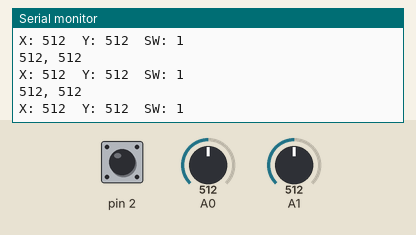
This sketch was run on a simulated Arduino Uno, built with avr-gcc and run on an emulated ATmega328P. On the bench: the last lines printed to the serial monitor. The test bench sets the inputs (shaded band); at power-on: A1 = 512, A0 = 512, pin 2 HIGH.

Above: at 2.7 s.
2.8 s: A1 set to 105
At 2.88 s:
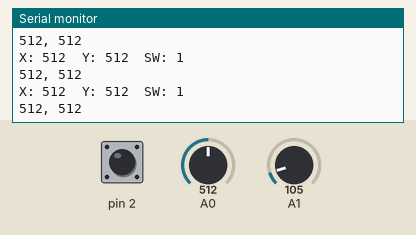
5.8 s: A1 set to 93
At 5.88 s:
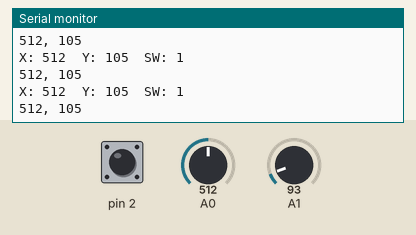
8.8 s: A0 set to 982
At 8.87 s:
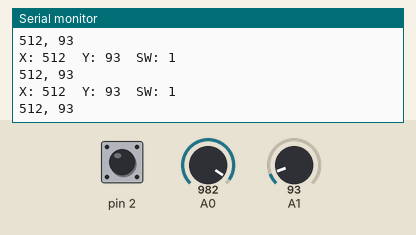
11.8 s: A0 set to 1018
At 11.86 s:
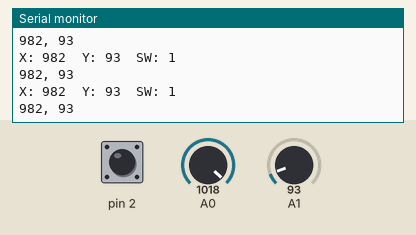
Timing chart, 0 to 14.8 s (numbered marks = the images above; inputs shaded):
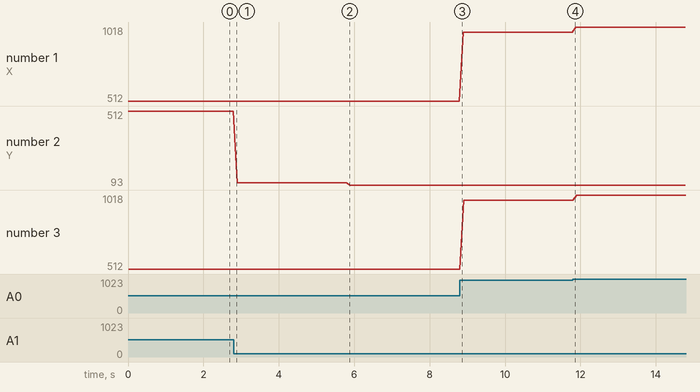

The sketch:

lcd-joystick.ino
```cpp
#include <LiquidCrystal.h>


// 変数の生成とPINの割り当て
// rs:7 en:8 d4:9 d5:10 d6:11 d7:12　に対応
LiquidCrystal lcd(7, 8, 9, 10, 11, 12);


//x軸方向の値
int x_value;

//y軸方向の値
int y_value;

//スイッチの状態を見る変数(押されていない:1 押されている:0)
bool switch_flag;

void setup() {

  //VRxに繋いだピン(A0)をを入力ピンとして設定する(デフォルト設定なので省略しても良い)
  pinMode(A0,INPUT);

  //VRyに繋いだピン(A1)をを入力ピンとして設定する(デフォルト設定なので省略しても良い)
  pinMode(A1,INPUT);

  //SWに繋いだピン(2)をプルアップ付きの入力ピンとして設定する
  pinMode(2,INPUT_PULLUP);

  //シリアル通信の初期処理を行う
  Serial.begin(9600);
}

void loop() {

  //x軸方向とy軸方向の値を取得する
  x_value=analogRead(A0);
  y_value=analogRead(A1);

  //スイッチの状態を取得する
  switch_flag=digitalRead(2);

  //x軸方向とy軸方向の値、スイッチの状態を表示する
  Serial.print("X: ");
  Serial.print(x_value);
  Serial.print("  Y: ");
  Serial.print(y_value);
  Serial.print("  SW: ");
  Serial.println(switch_flag);

  char buff[32];
  sprintf(buff, "%d, %d", x_value, y_value);
  Serial.println(buff);
  lcd.clear();
  lcd.setCursor(0, 0); //1列目1行目に表示
  //lcd.print("%d,%d", x_value, y_value); //ディスプレイ表示
  //lcd.setCursor(6, 0); //6列目1行目に表示
  lcd.print(buff); //測定した距離をディスプレイに表示
  delay(100);
}
```

Measured:
- plotted number 1: 512 → 982 after the input at 8.8 s, 982 → 1018 after the input at 11.8 s
- plotted number 2: 512 → 105 after the input at 2.8 s, 105 → 93 after the input at 5.8 s
- plotted number 3: 512 → 982 after the input at 8.8 s, 982 → 1018 after the input at 11.8 s
